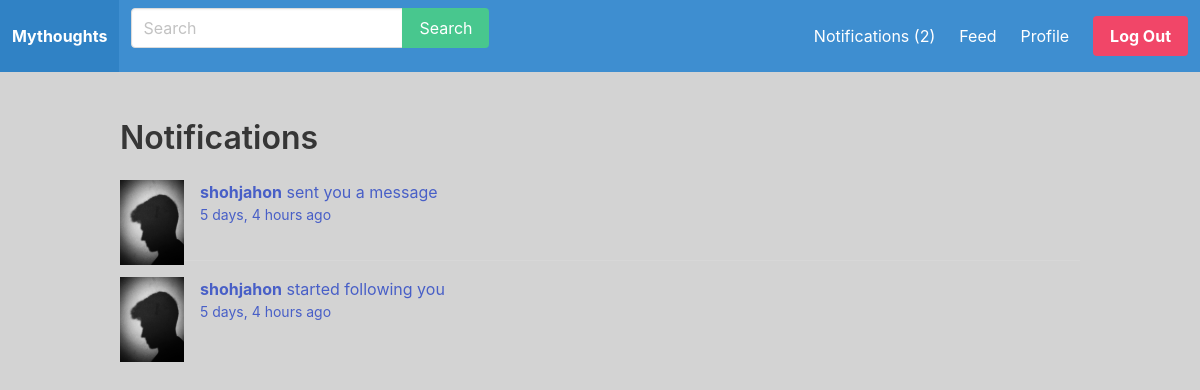
The app's page /notifications/ (signed in) with its own data.
### mythought/models.py (models this page shows)
class Notification(models.Model):
    MESSAGE = 'message'
    FOLLOWER = 'follower'
    LIKE = 'like'
    MENTION = 'mention'
    CHOICES = (
        (MESSAGE, 'Message'),
        (FOLLOWER, 'Follower'),
        (LIKE, 'Like'),
        (MENTION, 'Mention')
    )
    to_user = models.ForeignKey(User, related_name='notifications', on_delete=models.CASCADE)
    notification_type = models.CharField(max_length=20, choices=CHOICES)
    is_read = models.BooleanField(default=False)
    created_at = models.DateTimeField(auto_now_add=True)
    created_by = models.ForeignKey(User, related_name='creatednotifications', on_delete=models.CASCADE)
    class Meta:
        ordering = ['-created_at']

class UserProfile(models.Model):
    user = models.OneToOneField(User, on_delete=models.CASCADE)
    follows = models.ManyToManyField('self', related_name='followed_by', symmetrical=False)
    avatar = models.ImageField(upload_to='uploads/', blank=True, null=True)

### mythought/views.py (the view, shortened to what this page needs)
# urls.py: path('notifications/', notifications, name='notifications'),
@login_required
def notifications(request):
    goto = request.GET.get('goto', '')
    notification_id = request.GET.get('notification', 0)
    return render(request, 'notifications.html')

### mythought/context_processors.py (called while the page is built)
def notifications(request):
    if request.user.is_authenticated:
        return {'notifications': request.user.notifications.filter(is_read=False)}
    else:
        return {'notifications': []}

### mythought/templates/notifications.html (shortened to what this page needs)
{% extends 'base.html' %}
{% load humanize %}
{% block content %}
    <div class="container">
        <div class="columns">
            <div class="column is-12">
                <h1 class="title">Notifications</h1>
                <div class="wrapper-oinks">
                    {% for notification in notifications %}
                        <article class="media">
                            <figure class="media-left">
                                <p class="image is-64x64">
                                    {% if notification.created_by.userprofile.avatar %}
                                        <img src="{{ notification.created_by.userprofile.avatar.url }}">
                                    {% endif %}
                                </p>
                            </figure>
                            <div class="media-content">
                                <div class="content">
                                    <p>
                                            {% if notification.notification_type == 'message' %}
                                                <a href="{% url 'notifications' %}?goto=conversation&notification={{ notification.id }}">
                                                    <strong>{{ notification.created_by.username }}</strong> sent you a message<br>
                                                    <small>{{ notification.created_at|naturaltime }}</small>
                                                </a>
                                            {% elif notification.notification_type == 'follower' %}
                                                <a href="{% url 'notifications' %}?goto=userprofile&notification={{ notification.id }}">
                                                    <strong>{{ notification.created_by.username }}</strong> started following you<br>
                                                    <small>{{ notification.created_at|naturaltime }}</small>
                                                </a>
                                            {% elif notification.notification_type == 'like' %}
                                                <a href="{% url 'notifications' %}?goto=userprofile&notification={{ notification.id }}">
                                                    <strong>{{ notification.created_by.username }}</strong> liked an post you wrote<br>
                                                    <small>{{ notification.created_at|naturaltime }}</small>
                                                </a>
                                            {% elif notification.notification_type == 'mention' %}
                                                <a href="{% url 'notifications' %}?goto=userprofile&notification={{ notification.id }}">
                                                    <strong>{{ notification.created_by.username }}</strong> mentioned you in an post<br>
                                                    <small>{{ notification.created_at|naturaltime }}</small>
                                                </a>
                                            {% endif %}
                                    </p>
                                </div>
                            </div>
                        </article>
                    {% endfor %}
                </div>
            </div>
        </div>
    </div>
{% endblock %}

### static/css/main.css (style rules this page uses)
body { background: lightgray; }

### records on screen
Notification: created_by.userprofile.avatar (picture), created_by.username "shohjahon", created_at "5 days, 4 hours ago"
Notification: created_by.userprofile.avatar (picture), created_by.username "shohjahon", created_at "5 days, 4 hours ago"

### other values on screen
{{ notifications.count }} "2"
